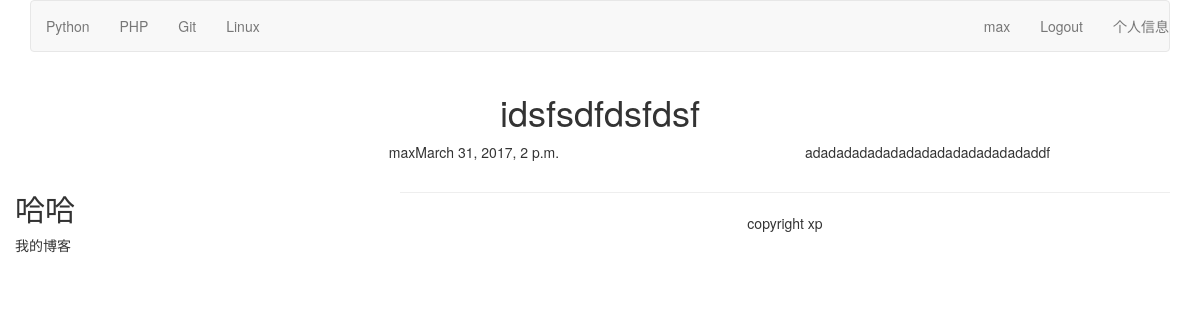
Page /blog/1/ (signed in) on the committed database.
### blog/models.py (models this page shows, shortened)
class BlogArticle(models.Model):
    title=models.CharField(max_length=300)
    author=models.ForeignKey(User,related_name="blog_posts")
    body=models.TextField()
    publish=models.DateTimeField(default=timezone.now)
    class Meta:
        ordering=("-publish",)

### blog/views.py (the view)
# urls.py: url(r'(?P<article_id>\d)/$',views.blog_article,name="blog_detail"),
def blog_article(request,article_id):
    article=BlogArticle.objects.get(id=article_id)
    author=article.author.username
    time=article.publish
    title=article.title
    content=article.body
    return render(request,'blog/content.html',{"author":author,"time":time,"title":title,"content":content})

### templates/blog/content.html (shortened to what this page needs)
{% extends "base.html" %}
{% load staticfiles %}
{% block content %}
<div class="row text-center vertical-middle-sm">
    <h1>i{{ title }}</h1>
</div>
<div class="row">
    <div class="col-xs-12 col-md-8">
        <p class="text-center"><span style="margin-left: 20%">{{ author}}</span>{{ time}}</p>
    </div>
    <div class="">{{content}}</div>
</div>
<div class="col-xs-6 col-md-4">
    <h2>哈哈</h2>
    <p>我的博客</p>
</div>
{% endblock %}

### templates/header.html (shortened to what this page needs)
{% load staticfiles %}
<div class="container">
    <nav class="navbar navbar-default" role="navigation">
        <div class="">
            <ul class="nav navbar-nav" role="tablist">
                <li><a href="#">Python</a></li>
                <li><a href="#">PHP</a></li>
                <li><a href="#">Git</a></li>
                <li><a href="#">Linux</a></li>
            </ul>
            <ul class="nav navbar-nav navbar-right text-right">
                {% if user.is_authenticated %}
                <li><a href="{% url 'account:my_information' %}"> {{ user.username}}</a></li>
                <li><a href="{% url 'account:user_logout' %}">Logout</a></li>
                <li><a href="{% url 'account:my_information_edit' %}">个人信息</a></li>
                {% else %}
                <li><a href="{% url 'account:user_login' %}">Login</a></li>
                {% endif %}
            </ul>
        </div>
    </nav>
</div>

### rows in the picture
BlogArticle: title "dsfsdfdsfdsf", publish "March 31, 2017, 2 p.m.", body "adadadadadadadadadadadadadadaddf"

### other values in the picture
{{ user.username }} "max"
{{ author }} "max"
